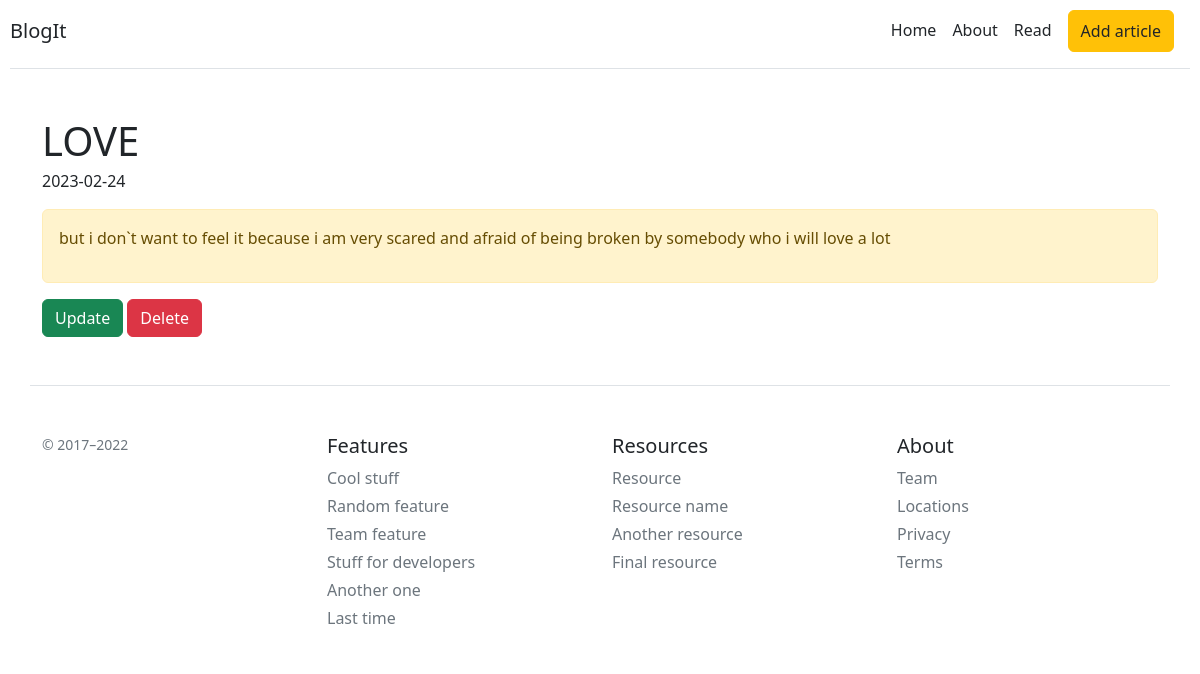
/articles/1, run on the app's committed database.
### app.py (models this page shows, shortened)
class Article(db.Model):
    id = db.Column(db.Integer, primary_key=True)
    title = db.Column(db.String(100), nullable=False, unique=True)
    intro = db.Column(db.String(300), nullable=False)
    text = db.Column(db.Text, nullable=False)
    date = db.Column(db.DateTime, default=datetime.utcnow)

### app.py (the view)
@app.route('/articles/<int:id>')
def get_article(id):
    try:
        article = Article.query.get(id)
    except:
        print("Ошибка получения  из БД")
        return redirect('/articles')
    return render_template('get_article.html', article=article)

### templates/get_article.html (shortened to what this page needs)
{% extends 'base.html' %}
{% block body %}
<div class="container mt-5">
    <h1 class="mb-1">{{ article.title }}</h1>
    <p>{{ article.date.strftime('%Y-%m-%d') }}</p>
    <div class="alert alert-warning">
        <p>{{ article.text }}</p>
    </div>
    <p><a href="/articles/{{article.id}}/update" class="btn btn-success">Update</a>
    <a href="/articles/{{article.id}}/delete" class="btn btn-danger">Delete</a></p>
</div>
{% endblock %}

### data on the page
Article: title "LOVE", date "2023-02-24", text "but i don`t want to feel it because i am very scared and afraid of being broken by somebody who i will love a lot"
